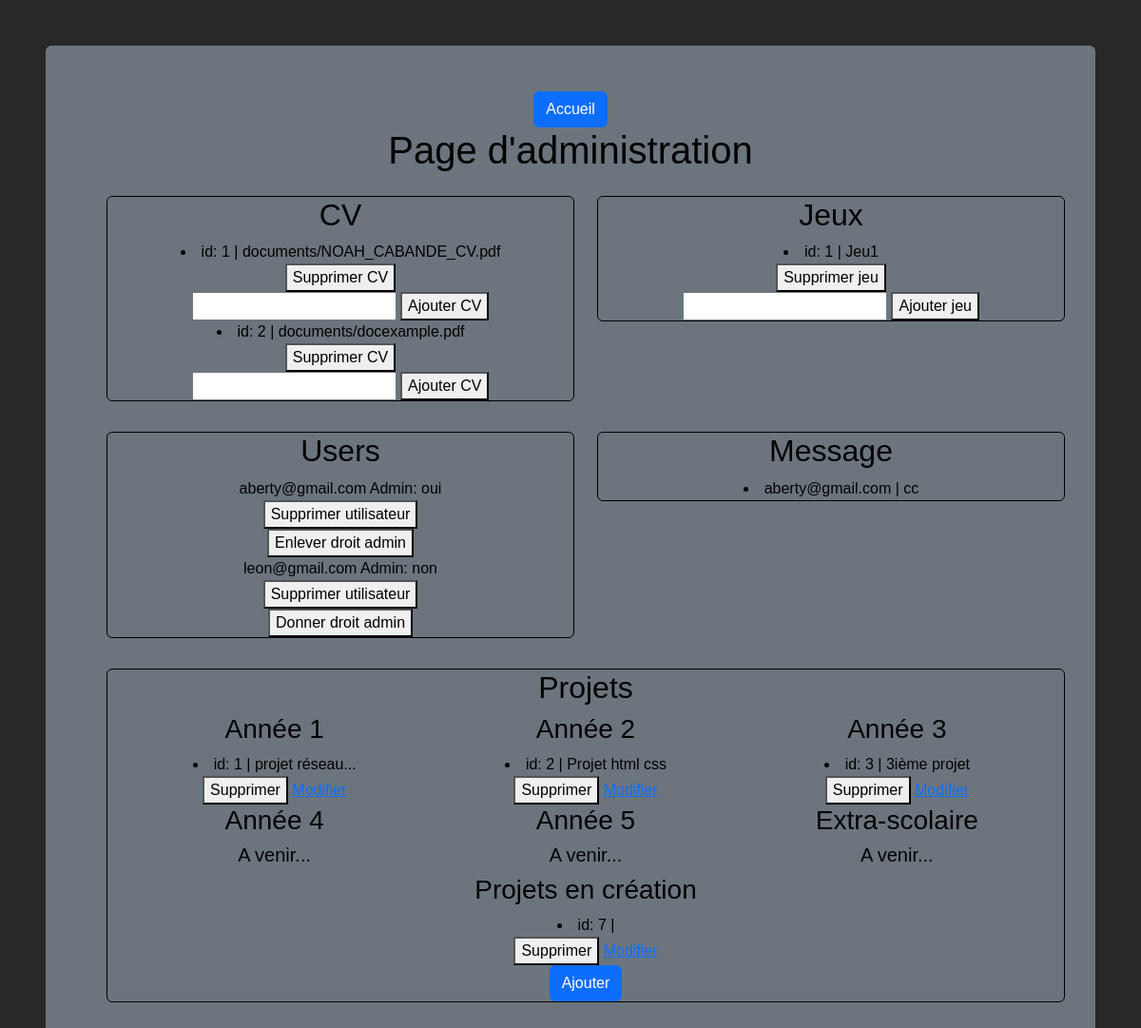
Page /administration.php (signed in) on the committed database.
### tables this page shows
CREATE TABLE `cv` (
  `id` int(11) NOT NULL,
  `doc` varchar(100) NOT NULL
);

CREATE TABLE `jeux` (
  `id` int(11) NOT NULL,
  `jeux` varchar(100) NOT NULL,
  `jeux-title` varchar(100) NOT NULL
);

CREATE TABLE `user` (
  `id` int(11) NOT NULL,
  `email` varchar(50) NOT NULL,
  `password` varchar(128) NOT NULL,
  `admin` tinyint(1) NOT NULL DEFAULT '0'
);

CREATE TABLE `contact` (
  `id` int(11) NOT NULL,
  `email` varchar(50) NOT NULL,
  `message` text NOT NULL
);

CREATE TABLE `projets` (
  `id` int(11) NOT NULL,
  `catégorie` varchar(10) NOT NULL,
  `carousel-img1` varchar(100) NOT NULL,
  `carousel-img2` varchar(100) NOT NULL,
  `carousel-img3` varchar(100) NOT NULL,
  `title` varchar(100) NOT NULL,
  `tech-img1` varchar(100) NOT NULL,
  `tech-title1` varchar(100) NOT NULL,
  `tech-text1` text NOT NULL,
  `tech-img2` varchar(100) NOT NULL,
  `tech-title2` varchar(100) NOT NULL,
  `tech-text2` text NOT NULL,
  `tech-img3` varchar(100) NOT NULL,
  `tech-title3` varchar(100) NOT NULL,
  `tech-text3` text NOT NULL,
  `details-img1` varchar(100) NOT NULL,
  `details-title1` varchar(100) NOT NULL,
  `details-text1` text NOT NULL,
  `details-img2` varchar(100) NOT NULL,
  `details-title2` varchar(100) NOT NULL,
  `details-text2` text NOT NULL,
  `details-img3` varchar(100) NOT NULL,
  `details-title3` varchar(100) NOT NULL,
  `details-text3` text NOT NULL
);

### administration.php (the view, shortened to what this page needs)
<!doctype html>
<html lang="fr">
  <head>
    <?php require_once "cfg/config.php";?>
    <link rel="stylesheet" href="css/bootstrap.css">
    <link rel="stylesheet" href="css/style.css">
  </head>
  <body  class=" d-flex justify-content-center" >
    <?php
    $sql = "SELECT * FROM cv";
    $pre = $pdo->prepare($sql);
    $pre->execute();
    $cvContent = $pre->fetchAll(PDO::FETCH_ASSOC);
    $sql = "SELECT * FROM jeux";
    $pre = $pdo->prepare($sql);
    $pre->execute();
    $jeuxContent = $pre->fetchAll(PDO::FETCH_ASSOC);
    $sql = "SELECT * FROM user";
    $pre = $pdo->prepare($sql);
    $pre->execute();
    $usersList = $pre->fetchAll(PDO::FETCH_ASSOC);
    $sql = "SELECT * FROM contact";
    $pre = $pdo->prepare($sql);
    $pre->execute();
    $contactContent = $pre->fetchAll(PDO::FETCH_ASSOC);
    $sql = "SELECT * FROM projets";
    $pre = $pdo->prepare($sql);
    $pre->execute();
    $projetsList = $pre->fetchAll(PDO::FETCH_ASSOC);
    ?>
    <section class="container bg-secondary text-center rounded m-5 p-5 color-black">
      <a href="index.php" class="btn btn-primary">Accueil</a>
      <h1>Page d'administration</h1>
      <div class="row">
        <div class="col-sm-5 col-md-6">
          <div class="container-fluid m-3 bg-secondary rounded border">
            <h2>CV</h2>
            <?php
              foreach ($cvContent as $cv) {
                ?>
                <li>
                  <a>
                    id: <?php echo $cv['id'] ?> |
                  </a>
                  <a>
                    <?php echo $cv['doc'] ?>
                  </a>
                </li>
                <form method="post" action="action/deleteCV.php">
                  <button type="submit">Supprimer CV</button>
                </form>
                <form method="post" action="action/ajouterCV.php">
                  <input type="text" name="doc">
                  <button type="submit">Ajouter CV</button>
                </form>
                <?php
              } ?>
          </div>
        </div>
        <div class="col-sm-5 offset-sm-2 col-md-6 offset-md-0">
          <div class="container-fluid m-3 bg-secondary rounded border">
            <h2>Jeux</h2>
            <?php
              foreach ($jeuxContent as $jeu) {
                ?>
                <li>
                  <a>
                    id: <?php echo $jeu['id'] ?> |
                  </a>
                  <a>
                    <?php echo $jeu['jeux'] ?>
                  </a>
                </li>
                <form method="post" action="action/deleteJeu.php">
                  <button type="submit">Supprimer jeu</button>
                </form>
                <form method="post" action="action/ajouterJeu.php">
                  <input type="text" name="doc">
                  <button type="submit">Ajouter jeu</button>
                </form>
                <?php
              } ?>
          </div>
        </div>
      </div>
      <div class="row">
        <div class="col-sm-6 col-md-5 col-lg-6">
          <div class="container-fluid m-3 bg-secondary rounded border">
            <h2>Users</h2>
            <?php
            foreach ($usersList as $user) { ?>
              <div class="bloc_user">
                <span class="email"><?php echo $user['email'] ?></span>
                <span class="admin">Admin: <?php echo $user['admin'] == 1 ? "oui" : "non" ?></span>
                <form method="post" action="action/deleteuser.php">
                  <button type="submit">Supprimer utilisateur</button>
                </form>
                <form method="post" action="action/giveadminright.php">
                  <button type="submit">
                    <?php echo $user["admin"] == 1 ? "Enlever droit admin" : "Donner droit admin" ?>
                  </button>
                </form>
              </div>
            <?php } ?>
          </div>
        </div>
        <div class="col-sm-6 col-md-5 offset-md-2 col-lg-6 offset-lg-0">
          <div class="container-fluid m-3 bg-secondary rounded border">
            <h2>Message</h2>
            <?php
            foreach ($contactContent as $message) {
              ?>
              <li>
                <a>
                  <?php echo $message['email'] ?> |
                </a>
                <a>
                  <?php echo $message['message'] ?>
                </a>
              </li>
              <?php
            } ?>
          </div>
        </div>
      </div>
      <div class="container-lg m-3 bg-secondary rounded border">
        <h2>Projets</h2>
        <div class="container text-center">
          <div class="row row-cols-1 row-cols-sm-1 row-cols-md-3">
            <div class="col">
              <h3>Année 1</h3>
              <?php
                  foreach($projetsList as $project){
                      if($project['catégorie'] == "a1"){
              ?>
                      <li>
                        <a>
                          id: <?php echo $project['id'] ?> |
                        </a>
                        <a>
                          <?php echo $project['title'] ?>
                        </a>
                      </li>
                      <form method="post" action="action/deleteproject.php">
                        <button type="submit">Supprimer</button>
                        <a href="adminProjet.php?id=<?php echo $project['id'] ?>">Modifier</a>
                      </form>
              <?php
                      }
                  };
                    ?>
            </div>
            <div class="col">
            <h3>Année 2</h3>
            <?php
            foreach($projetsList as $project){
                if($project['catégorie'] == "a2"){
        ?>
                <li>
                  <a>
                    id: <?php echo $project['id'] ?> |
                  </a>
                  <a>
                    <?php echo $project['title'] ?>
                  </a>
                </li>
                <form method="post" action="action/deleteproject.php">
                  <button type="submit">Supprimer</button>
                  <a href="adminProjet.php?id=<?php echo $project['id'] ?>">Modifier</a>
                </form>
        <?php
                }
            };
              ?>
            </div>
            <div class="col">
            <h3>Année 3</h3>
            <?php
                  foreach($projetsList as $project){
                      if($project['catégorie'] == "a3"){
              ?>
                      <li>
                        <a>
                          id: <?php echo $project['id'] ?> |
                        </a>
                        <a>
                          <?php echo $project['title'] ?>
                        </a>
                      </li>
                      <form method="post" action="action/deleteproject.php">
                        <button type="submit">Supprimer</button>
                        <a href="adminProjet.php?id=<?php echo $project['id'] ?>">Modifier</a>
                      </form>
              <?php
                      }
                  };
                    ?>
            </div>
          </div>
          <div class="row row-cols-1 row-cols-sm-1 row-cols-md-3">
            <div class="col">
            <h3>Année 4</h3>
            <?php
                  $hasProjectA4 = false;
              ?>
              <?php
                  if ($hasProjectA4 == false){
                    ?>
                    <h5>A venir...</h5>
                    <?php
                  }
              ?>
            </div>
            <div class="col">
            <h3>Année 5</h3>
            <?php
                  $hasProjectA5 = false;
              ?>
              <?php
                  if ($hasProjectA5 == false){
                    ?>
                    <h5>A venir...</h5>
                    <?php
                  }
              ?>
            </div>
            <div class="col">
            <h3>Extra-scolaire</h3>
              <?php
                  $hasProjectAutre = false;
                      ?>
              <?php
                  if ($hasProjectAutre == false){
                    ?>
                    <h5>A venir...</h5>
                    <?php
                  }
              ?>
              </div>
          </div>
        </div>
        <div class="row">
          <div class="col-12">
            <h3>Projets en création</h3>
            <?php
                  foreach($projetsList as $project){
                      if($project['catégorie'] != "autre" && $project['catégorie'] != "a1" && $project['catégorie'] != "a2" && $project['catégorie'] != "a3" && $project['catégorie'] != "a4" && $project['catégorie'] != "a5"){
              ?>
                      <li>
                        <a>
                          id: <?php echo $project['id'] ?> |
                        </a>
                      </li>
                      <form method="post" action="action/deleteproject.php">
                        <button type="submit">Supprimer</button>
                        <a href="adminProjet.php?id=<?php echo $project['id'] ?>">Modifier</a>
                      </form>
              <?php
                      }
                  };
                    ?>
              <a href="action/addProjet.php" class="btn btn-primary">Ajouter</a>
          </div>
        </div>
      </div>
    </section>
  </body>
</html>

### css/style.css (style rules this page uses)
body, html { padding: 0; margin: 0; font-family: sans-serif; background-color: #282828; color: black; }

### rows in the picture
cv: id "1", doc "documents/NOAH_CABANDE_CV.pdf"
cv: id "2", doc "documents/docexample.pdf"
jeux: id "1", jeux "Jeu1"
user: email "aberty@gmail.com", admin "oui"
user: email "leon@gmail.com", admin "non"
contact: email "aberty@gmail.com", message "cc"
projets: id "1", title "projet réseau..."
projets: id "2", title "Projet html css"
projets: id "3", title "3ième projet"
projets: id "7"
